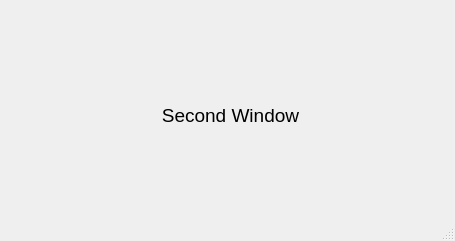
<?xml version="1.0" encoding="UTF-8"?>
<ui version="4.0">
 <class>secondWindow</class>
 <widget class="QMainWindow" name="secondWindow">
  <property name="geometry">
   <rect>
    <x>0</x>
    <y>0</y>
    <width>455</width>
    <height>241</height>
   </rect>
  </property>
  <property name="windowTitle">
   <string>MainWindow</string>
  </property>
  <widget class="QWidget" name="centralwidget">
   <widget class="QLabel" name="label">
    <property name="geometry">
     <rect>
      <x>80</x>
      <y>40</y>
      <width>301</width>
      <height>151</height>
     </rect>
    </property>
    <property name="font">
     <font>
      <pointsize>14</pointsize>
     </font>
    </property>
    <property name="text">
     <string>Second Window</string>
    </property>
    <property name="alignment">
     <set>Qt::AlignCenter</set>
    </property>
   </widget>
  </widget>
  <widget class="QStatusBar" name="statusbar"/>
 </widget>
 <resources/>
 <connections/>
</ui>
